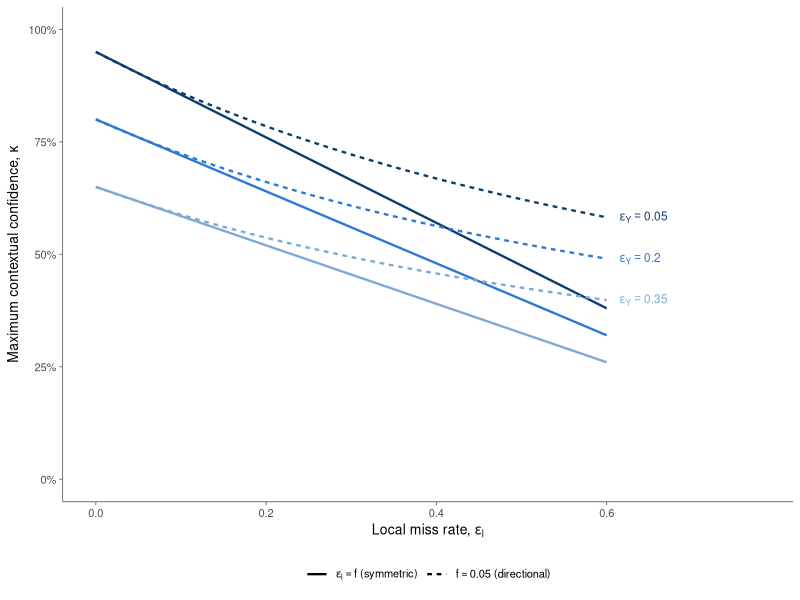
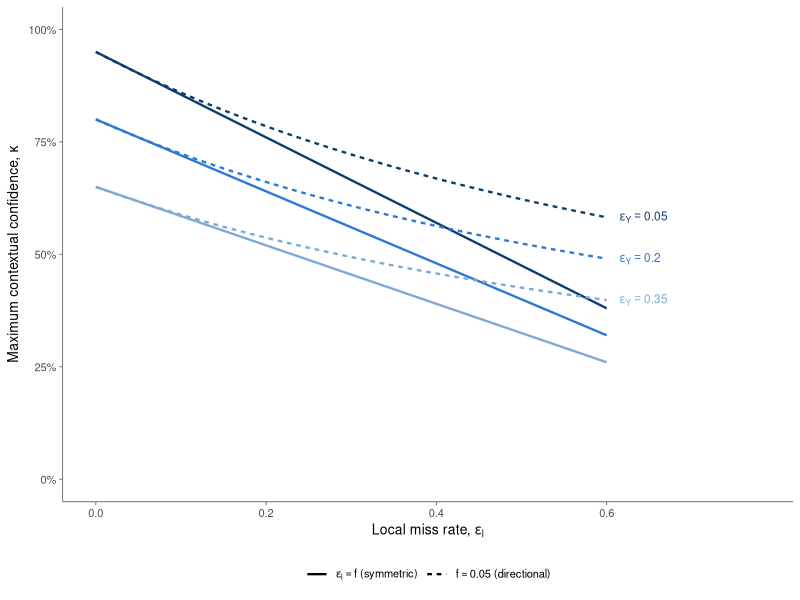

These figures' R source, in order:
## ---------------------------------------------------------------------------
## SI figure (fig:kappa): the maximum contextual confidence as a property of the
## model and the local method alone.
##   solid       symmetric rates, kappa = (1 - eps_Y)(1 - eps_l)      [sec:worked]
##   dashed      directional rates with O_l = 0 and false-detection rate f,
##               kappa = (1 - eps_Y)(1 - f) / ((1 - f) + eps_l)       [sec:grounding]
## The marked points are the two illustrative cases used in the text.
## ---------------------------------------------------------------------------

library(ggplot2)

## Figures are written to Bayesian_framework/bayesian_figures. Resolved here so
## the script works whether it is run from the project root or from inside
## Bayesian_framework/, and the folder is created if it is missing.
fig_dir <- if (dir.exists("Bayesian_framework"))
             file.path("Bayesian_framework", "bayesian_figures") else "bayesian_figures"
dir.create(fig_dir, recursive = TRUE, showWarnings = FALSE)

eYs <- c(0.05, 0.20, 0.35)
f   <- 0.05
eLs <- seq(0, 0.6, by = 0.002)

kap_sym <- function(eY, eL) (1 - eY) * (1 - eL)
kap_dir <- function(eY, eL) (1 - eY) * (1 - f) / ((1 - f) + eL)

dat <- do.call(rbind, lapply(eYs, function(e) rbind(
  data.frame(eY = e, eL = eLs, kap = kap_sym(e, eLs), rates = "symmetric"),
  data.frame(eY = e, eL = eLs, kap = kap_dir(e, eLs), rates = "directional"))))
dat$eY    <- factor(dat$eY, levels = eYs)
dat$rates <- factor(dat$rates, levels = c("symmetric", "directional"))
dat$grp   <- interaction(dat$eY, dat$rates)

blues <- setNames(c("#0B3C6E", "#2A78D6", "#7FA9D4"), eYs)
labs  <- data.frame(eY = factor(eYs, levels = eYs), eL = 0.615,
                    kap = kap_dir(eYs, 0.6),
                    lab = paste0("epsilon[Y] == ", eYs))
pct <- function(x) paste0(round(100 * x), "%")

p <- ggplot(dat, aes(eL, kap, colour = eY, linetype = rates, group = grp)) +
  geom_line(linewidth = 0.8) +
  geom_text(data = labs, aes(eL, kap, label = lab), inherit.aes = FALSE,
            parse = TRUE, hjust = 0, vjust = 0.5, size = 3,
            colour = blues[as.character(eYs)]) +
  scale_colour_manual(values = blues, guide = "none") +
  scale_linetype_manual(values = c("solid", "22"), name = NULL,
                        labels = c(expression(epsilon[l] == f ~ "(symmetric)"),
                                   expression(f == 0.05 ~ "(directional)"))) +
  scale_y_continuous(limits = c(0, 1), labels = pct) +
  scale_x_continuous(limits = c(0, 0.78), breaks = seq(0, 0.6, 0.2)) +
  labs(x = expression("Local miss rate, " * epsilon[l]),
       y = expression("Maximum contextual confidence, " * kappa)) +
  theme_classic(base_size = 10) +
  theme(axis.line = element_line(colour = "grey40", linewidth = 0.3),
        axis.ticks = element_line(colour = "grey40", linewidth = 0.3),
        legend.position = "bottom")

cat(sprintf("eps_Y = 0.2, eps_l = 0.3: symmetric %.3f, directional %.3f\n",
            kap_sym(0.2, 0.3), kap_dir(0.2, 0.3)))
for (e in eYs)
  cat(sprintf("  eps_Y = %.2f: at eps_l = 0 both %.3f; at 0.6 symmetric %.3f, directional %.3f\n",
              e, kap_sym(e, 0), kap_sym(e, 0.6), kap_dir(e, 0.6)))

ggsave(file.path(fig_dir, "SI_kappa.pdf"), p, width = 5.4, height = 3.8)
ggsave(file.path(fig_dir, "SI_kappa.png"), p, width = 5.4, height = 3.8, dpi = 300)
